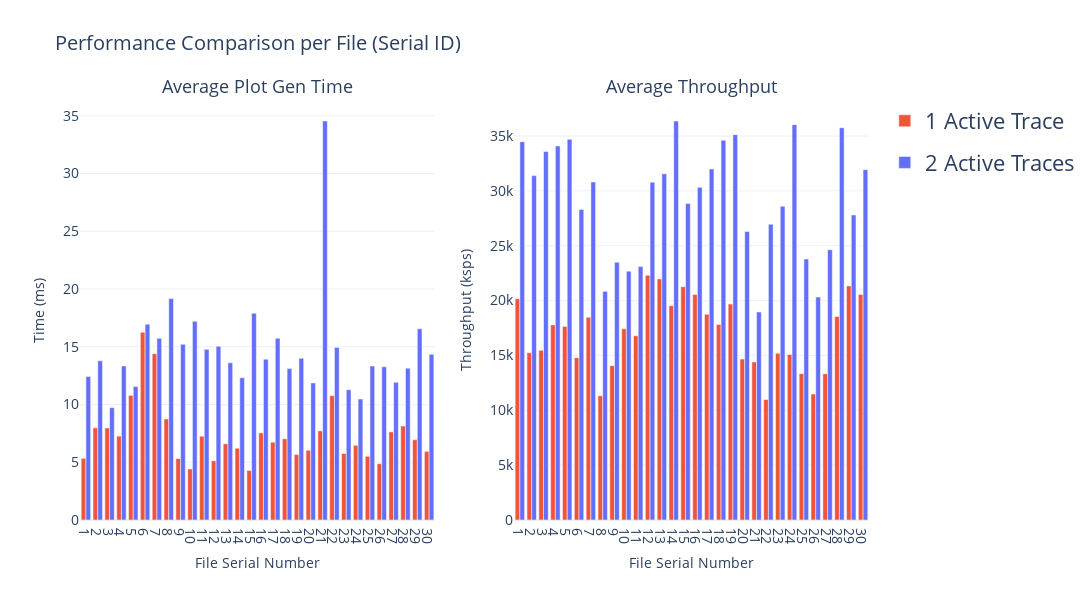

Notebook cell for this chart:
### Code cell
import pandas as pd
import plotly.graph_objects as go
from plotly.subplots import make_subplots

# 1. Load the datasets
# file_trace1 = '/Users/shehjarsadhu/Desktop/UniversityOfRhodeIsland/Graduate/WBL/Project_MINDER/multimodal_biosignalviz/eval_data/MIT_BIH_Stress_Noise_Trace1.csv'
# file_trace2 = '/Users/shehjarsadhu/Desktop/UniversityOfRhodeIsland/Graduate/WBL/Project_MINDER/multimodal_biosignalviz/eval_data/MITBIH_Stress_Noise_Trace2.csv'
######################################################
file_trace1 = '/Volumes/ss/biosignalviz/eval_data/MIT_BIH_Stress_Noise_Trace2_LocalDesktop/MIT_BIH_Stress_Trace1_LocalDesktop.csv'
file_trace2 = '/Volumes/ss/biosignalviz/eval_data/MIT_BIH_Stress_Noise_Trace2_LocalDesktop/MIT_BIH_Stress_Trace2_LocalDesktop.csv'

try:
    df1 = pd.read_csv(file_trace1)
    df2 = pd.read_csv(file_trace2)
except FileNotFoundError:
    print("Error: CSV files not found. Please check the file paths.")
    exit()

# 2. Combine the data
df_combined = pd.concat([df1, df2], ignore_index=True)

# 3. Create Serial Numbers for Files
# Get unique file names, sort them, and assign a number (1, 2, 3...)
unique_files = sorted(df_combined['file_name'].unique())
file_map = {name: i+1 for i, name in enumerate(unique_files)}

# Map the serial numbers to the dataframe
df_combined['serial_number'] = df_combined['file_name'].map(file_map)

# 4. Aggregate: Average of the runs per Serial Number and Trace Count
df_agg = df_combined.groupby(['serial_number', 'active_trace_count'])[['plot_gen_time_ms', 'throughput_ksps']].mean().reset_index()

# Separate the data for plotting
trace1_data = df_agg[df_agg['active_trace_count'] == 1].sort_values('serial_number')
trace2_data = df_agg[df_agg['active_trace_count'] == 2].sort_values('serial_number')

# 5. Create Subplots
fig = make_subplots(
    rows=1, cols=2,
    subplot_titles=("Average Plot Gen Time", "Average Throughput"),
    horizontal_spacing=0.1
)

# --- Subplot 1: Plot Gen Time ---
fig.add_trace(
    go.Bar(
        x=trace1_data['serial_number'],
        y=trace1_data['plot_gen_time_ms'],
        name='1 Active Trace',
        legendgroup='1',
        marker_color='#EF553B'
    ),
    row=1, col=1
)

fig.add_trace(
    go.Bar(
        x=trace2_data['serial_number'],
        y=trace2_data['plot_gen_time_ms'],
        name='2 Active Traces',
        legendgroup='2',
        marker_color='#636EFA'
    ),
    row=1, col=1
)

# --- Subplot 2: Throughput ---
fig.add_trace(
    go.Bar(
        x=trace1_data['serial_number'],
        y=trace1_data['throughput_ksps'],
        name='1 Active Trace',
        legendgroup='1',
        showlegend=False,
        marker_color='#EF553B'
    ),
    row=1, col=2
)

fig.add_trace(
    go.Bar(
        x=trace2_data['serial_number'],
        y=trace2_data['throughput_ksps'],
        name='2 Active Traces',
        legendgroup='2',
        showlegend=False,
        marker_color='#636EFA'
    ),
    row=1, col=2
)

# 6. Update Layout & Font Sizes
# You can change the 'size' values below to adjust readability
font_size_axis = 14
font_size_title = 18
font_size_legend = 22

fig.update_layout(
    title_text="Performance Comparison per File (Serial ID)",
    title_font_size=20,
    barmode='group',
    height=600,
    width=1400,
    template="plotly_white",
    legend=dict(
        font=dict(size=font_size_legend)
    )
)

# Apply font sizes to X and Y axes
fig.update_xaxes(
    title_text="File Serial Number", 
    tickmode='linear',  # Ensures every number (1, 2, 3...) is shown
    title_font=dict(size=font_size_axis),
    tickfont=dict(size=font_size_axis),
    row=1, col=1
)
fig.update_yaxes(
    title_text="Time (ms)", 
    title_font=dict(size=font_size_axis),
    tickfont=dict(size=font_size_axis),
    row=1, col=1
)

fig.update_xaxes(
    title_text="File Serial Number", 
    tickmode='linear',
    title_font=dict(size=font_size_axis),
    tickfont=dict(size=font_size_axis),
    row=1, col=2
)
fig.update_yaxes(
    title_text="Throughput (ksps)", 
    title_font=dict(size=font_size_axis),
    tickfont=dict(size=font_size_axis),
    row=1, col=2
)

# Update Subplot Titles Font
fig.update_annotations(font_size=font_size_title)

fig.show()

### Figure 1 — Plotly figure (JSON) as saved in the notebook; plotly's stock layout.template omitted (floating-point values rounded to 4 significant figures)
{"data": [{"legendgroup": "1", "marker": {"color": "#EF553B"}, "name": "1 Active Trace", "type": "bar", "x": [1, 2, 3, 4, 5, 6, 7, 8, 9, 10, 11, 12, 13, 14, 15, 16, 17, 18, 19, 20, 21, 22, 23, 24, 25, 26, 27, 28, 29, 30], "xaxis": "x", "y": [5.338, 7.98, 7.968, 7.26, 10.79, 16.25, 14.4, 8.75, 5.32, 4.414, 7.256, 5.124, 6.598, 6.212, 4.284, 7.54, 6.738, 7.032, 5.666, 6.034, 7.718, 10.77, 5.754, 6.468, 5.514, 4.876, 7.634, 8.138, 6.952, 5.942], "yaxis": "y"}, {"legendgroup": "2", "marker": {"color": "#636EFA"}, "name": "2 Active Traces", "type": "bar", "x": [1, 2, 3, 4, 5, 6, 7, 8, 9, 10, 11, 12, 13, 14, 15, 16, 17, 18, 19, 20, 21, 22, 23, 24, 25, 26, 27, 28, 29, 30], "xaxis": "x", "y": [12.41, 13.78, 9.728, 13.33, 11.55, 16.95, 15.73, 19.17, 15.21, 17.2, 14.78, 15.04, 13.61, 12.32, 17.91, 13.92, 15.73, 13.11, 14.0, 11.87, 34.54, 14.94, 11.28, 10.48, 13.33, 13.27, 11.92, 13.15, 16.55, 14.35], "yaxis": "y"}, {"legendgroup": "1", "marker": {"color": "#EF553B"}, "name": "1 Active Trace", "showlegend": false, "type": "bar", "x": [1, 2, 3, 4, 5, 6, 7, 8, 9, 10, 11, 12, 13, 14, 15, 16, 17, 18, 19, 20, 21, 22, 23, 24, 25, 26, 27, 28, 29, 30], "xaxis": "x2", "y": [20170.0, 15250.0, 15470.0, 17780.0, 17640.0, 14800.0, 18480.0, 11330.0, 14060.0, 17420.0, 16790.0, 22310.0, 21980.0, 19540.0, 21260.0, 20560.0, 18740.0, 17820.0, 19680.0, 14660.0, 14410.0, 10980.0, 15200.0, 15080.0, 13340.0, 11480.0, 13330.0, 18550.0, 21340.0, 20560.0], "yaxis": "y2"}, {"legendgroup": "2", "marker": {"color": "#636EFA"}, "name": "2 Active Traces", "showlegend": false, "type": "bar", "x": [1, 2, 3, 4, 5, 6, 7, 8, 9, 10, 11, 12, 13, 14, 15, 16, 17, 18, 19, 20, 21, 22, 23, 24, 25, 26, 27, 28, 29, 30], "xaxis": "x2", "y": [34480.0, 31390.0, 33590.0, 34090.0, 34700.0, 28310.0, 30810.0, 20840.0, 23500.0, 22680.0, 23100.0, 30790.0, 31560.0, 36370.0, 28840.0, 30320.0, 31990.0, 34610.0, 35120.0, 26300.0, 18960.0, 26950.0, 28600.0, 36030.0, 23790.0, 20320.0, 24640.0, 35760.0, 27800.0, 31930.0], "yaxis": "y2"}], "layout": {"annotations": [{"font": {"size": 18}, "showarrow": false, "text": "Average Plot Gen Time", "x": 0.225, "xanchor": "center", "xref": "paper", "y": 1, "yanchor": "bottom", "yref": "paper"}, {"font": {"size": 18}, "showarrow": false, "text": "Average Throughput", "x": 0.775, "xanchor": "center", "xref": "paper", "y": 1, "yanchor": "bottom", "yref": "paper"}], "barmode": "group", "height": 600, "legend": {"font": {"size": 22}}, "title": {"font": {"size": 20}, "text": "Performance Comparison per File (Serial ID)"}, "width": 1400, "xaxis": {"anchor": "y", "domain": [0, 0.45], "tickfont": {"size": 14}, "tickmode": "linear", "title": {"font": {"size": 14}, "text": "File Serial Number"}}, "xaxis2": {"anchor": "y2", "domain": [0.55, 1], "tickfont": {"size": 14}, "tickmode": "linear", "title": {"font": {"size": 14}, "text": "File Serial Number"}}, "yaxis": {"anchor": "x", "domain": [0, 1], "tickfont": {"size": 14}, "title": {"font": {"size": 14}, "text": "Time (ms)"}}, "yaxis2": {"anchor": "x2", "domain": [0, 1], "tickfont": {"size": 14}, "title": {"font": {"size": 14}, "text": "Throughput (ksps)"}}}}
